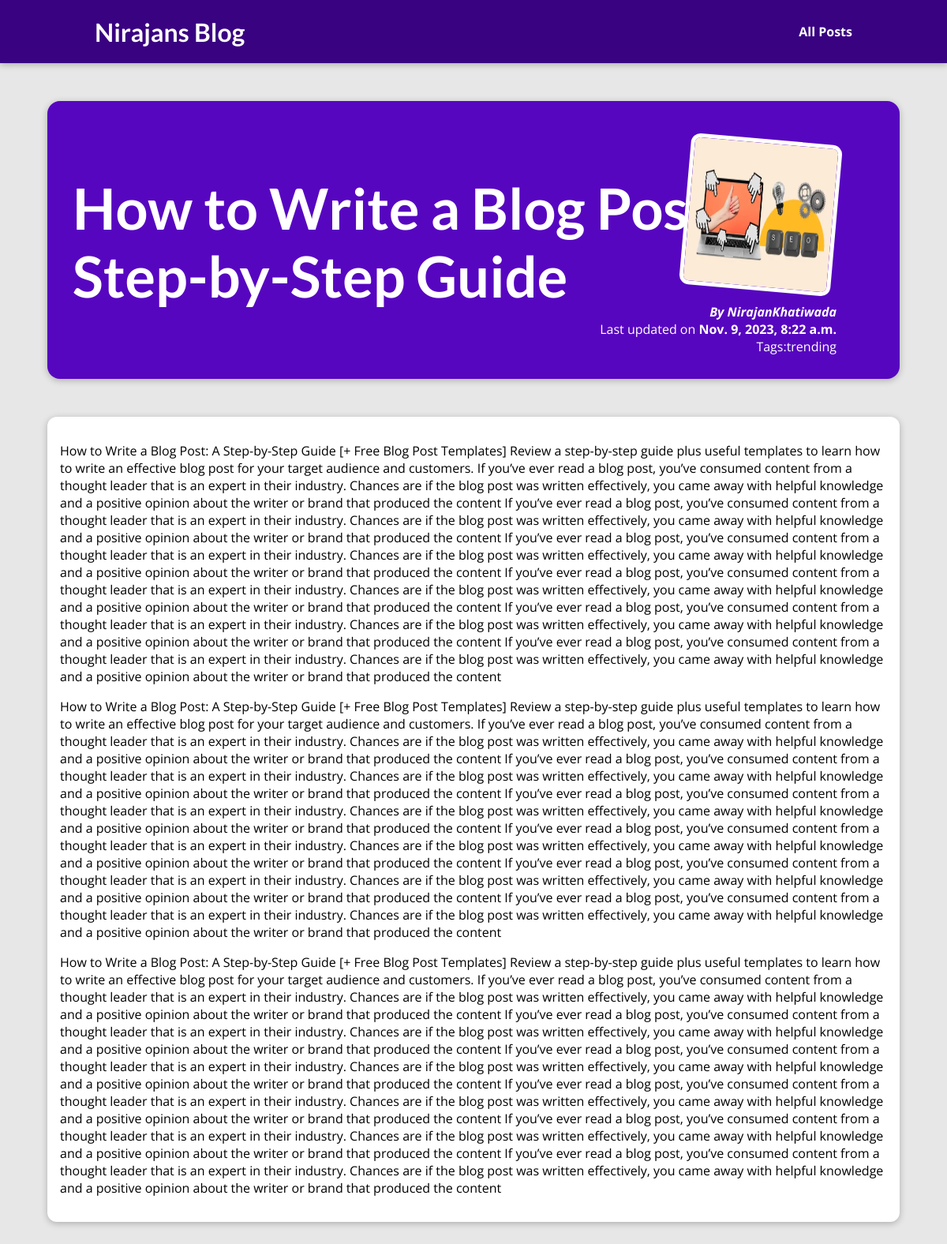
/post/how-to-write-a-blog-post-a-step-by-step-guide/, run on the app's committed database.
### blog/models.py (models this page shows, shortened)
class Post(models.Model):
    title=models.CharField(max_length=50)
    excerpt=models.CharField(max_length=250,null=True)
    date=models.DateTimeField(auto_now_add=True,editable=False)
    slug=models.SlugField(primary_key=True,db_index=True,blank=True)
    content=models.TextField(null=True,blank=True)
    author=models.ForeignKey(Author,on_delete=models.SET_DEFAULT,related_name="author_query",default="No Author",db_constraint=False)
    caption=models.ManyToManyField(Tag,related_name="lol")
    image=models.ImageField(upload_to="image",max_length=200,null=True)

class Author(models.Model):
    Fname=models.CharField(max_length=50)
    Lname=models.CharField(max_length=50)
    email=models.EmailField(max_length=254)
    def __str__(self):
        return f'{self.Fname}{self.Lname}'

class Tag(models.Model):
    Caption=models.CharField(max_length=50)
    def __str__(self):
        return f'{self.Caption}'

### blog/views.py (the view)
# urls.py: path("post/<slug:slug>/",views.parameter_post_page,name="postpage"),
def parameter_post_page(request,slug):
    for x in Post.objects.all().order_by("-date"):
        print(x.author)
        if x.slug==slug:
            return render(request,"blog/postdetain_page.html",{'data':x,'tags':x.caption.all()})
    raise Http404()

### blog/templates/blog/postdetain_page.html (shortened to what this page needs)
{%extends 'base.html'%}
{%load static%}
{%block cssfile%}
<link rel="stylesheet" href="{%static 'blog/css/all-post.css'%}">
<link rel="stylesheet" href="{%static 'blog/css/post.css'%}">
<link rel="stylesheet" href="{%static 'blog/css/index.css'%}">
<link rel="stylesheet" href="{%static 'blog/css/post-detail.css'%}">
{%endblock%}
{%block content%}
<section id="summary">
    <h2>{{data.title}}</h2>
    <article>
      <img src="{{data.image.url}}" alt="Post Title" />
      <address>By {{data.author}}</address>
      <div>Last updated on <time>{{data.date}}</time></div>
      <div>Tags:{%for x in tags%}{{x}}{%endfor%}</div>
    </article>
  </section>
  <main>
    <p>
    {{data.content}}
    </p>
    <p>
      {{data.content}}
    </p>
    <p>
      {{data.content}}
    </p>
  </main>
{%endblock%}

### templates/base.html (shortened to what this page needs)
<html lang="en">
  {%load static%}
<head>
    <link rel="stylesheet" href="{%static 'css/index.css'%}">
    {%block cssfile%} {% endblock %}
  </head>
  <body>
    <header id="main-navigation" style="width:100%">
      <h1><a href='{%url "home"%}''>Nirajans Blog</a></h1>
      <nav>
        <a href="{%url 'allpost'%}">All Posts</a>
      </nav>
    </header>
    {% block content %}{% endblock  %}
  </body>
</html>

### static/css/index.css (style rules this page uses)
* { box-sizing: border-box; }
html { font-family: 'Open Sans', 'Lato', sans-serif; }
body { margin: 0; }
h1, h2, h3 { font-family: 'Lato', sans-serif; font-weight: bold; }

### blog/static/blog/css/all-post.css (style rules this page uses)
body { background-color: #e7e7e7; }
#main-navigation { background-color: #390281; box-shadow: 0 2px 8px rgba(0, 0, 0, 0.25); }

### blog/static/blog/css/index.css (style rules this page uses)
#main-navigation { width: 100%; height: 5rem; display: flex; justify-content: space-between; align-items: center; padding: 0 10%; position: absolute; top: 0; left: 0; }
#main-navigation a { text-decoration: none; color: white; font-weight: bold; }

### blog/static/blog/css/post-detail.css (style rules this page uses)
body { background-color: #e7e7e7; }
#main-navigation { background-color: #390281; box-shadow: 0 2px 8px rgba(0, 0, 0, 0.25); }
#summary { margin: 8rem auto 3rem auto; padding: 2rem; width: 90%; max-width: 90rem; border-radius: 16px; background-color: #5706c0; position: relative; box-shadow: 0 2px 8px rgba(0, 0, 0, 0.25); height: 22rem; }
#summary h2 { color: white; font-size: 4.5rem; }
#summary article { position: absolute; top: 2rem; right: 3rem; padding: 1rem 2rem; border-radius: 12px; text-align: right; color: white; }
#summary article img { width: 12rem; height: 12rem; border-radius: 12px; transform: rotateZ(5deg); border: 5px solid white; margin-bottom: 1rem; }
#summary address { font-weight: bold; }
#summary time { font-weight: bold; }
main { width: 90%; max-width: 90rem; margin: 3rem auto; background-color: white; padding: 1rem; border-radius: 12px; box-shadow: 0 2px 8px rgba(0, 0, 0, 0.25); }

### data on the page
Post: title "How to Write a Blog Post: A Step-by-Step Guide", image (picture), author "NirajanKhatiwada", date "Nov. 9, 2023, 8:22 a.m.", content "How to Write a Blog Post: A Step-by-Step Guide [+ Free Blog Post Templates] Review a step-by-step guide plus useful templates to learn how to write an effective blog post for your target audience and customers. If you’ve ever read a blog post, you’ve consumed content from a thought leader that is an expert in their industry. Chances are if the blog post was written effectively, you came away with helpful knowledge and a positive opinion about the writer or brand that produced the content If you’ve ever read a blog post, you’ve consumed content from a thought leader that is an expert in their industry. Chances are if the blog post was written effectively, you came away with helpful knowledge…"
Tag: Caption "trending"
